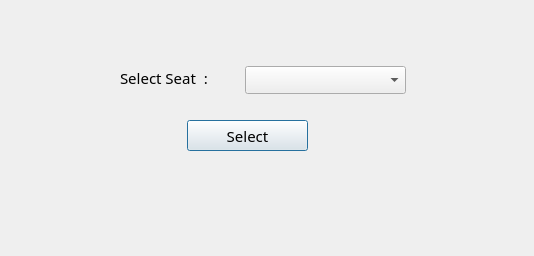
<?xml version="1.0" encoding="UTF-8"?>
<ui version="4.0">
 <class>Select_Seat_2</class>
 <widget class="QDialog" name="Select_Seat_2">
  <property name="geometry">
   <rect>
    <x>0</x>
    <y>0</y>
    <width>534</width>
    <height>256</height>
   </rect>
  </property>
  <property name="windowTitle">
   <string>Seat Selection</string>
  </property>
  <widget class="QLabel" name="label_18">
   <property name="geometry">
    <rect>
     <x>120</x>
     <y>70</y>
     <width>111</width>
     <height>16</height>
    </rect>
   </property>
   <property name="font">
    <font>
     <family>Leelawadee UI Semilight</family>
     <pointsize>11</pointsize>
    </font>
   </property>
   <property name="text">
    <string>Select Seat  :</string>
   </property>
  </widget>
  <widget class="QPushButton" name="btnSelect2">
   <property name="geometry">
    <rect>
     <x>187</x>
     <y>120</y>
     <width>121</width>
     <height>31</height>
    </rect>
   </property>
   <property name="font">
    <font>
     <family>Leelawadee UI Semilight</family>
     <pointsize>11</pointsize>
    </font>
   </property>
   <property name="text">
    <string>Select</string>
   </property>
  </widget>
  <widget class="QComboBox" name="cmbSelect">
   <property name="geometry">
    <rect>
     <x>245</x>
     <y>66</y>
     <width>161</width>
     <height>28</height>
    </rect>
   </property>
   <property name="font">
    <font>
     <family>Leelawadee UI Semilight</family>
     <pointsize>10</pointsize>
    </font>
   </property>
  </widget>
  <widget class="QLabel" name="lblSeat">
   <property name="geometry">
    <rect>
     <x>181</x>
     <y>184</y>
     <width>161</width>
     <height>20</height>
    </rect>
   </property>
   <property name="font">
    <font>
     <family>Leelawadee UI Semilight</family>
     <pointsize>11</pointsize>
    </font>
   </property>
   <property name="text">
    <string/>
   </property>
  </widget>
 </widget>
 <resources/>
 <connections/>
</ui>
